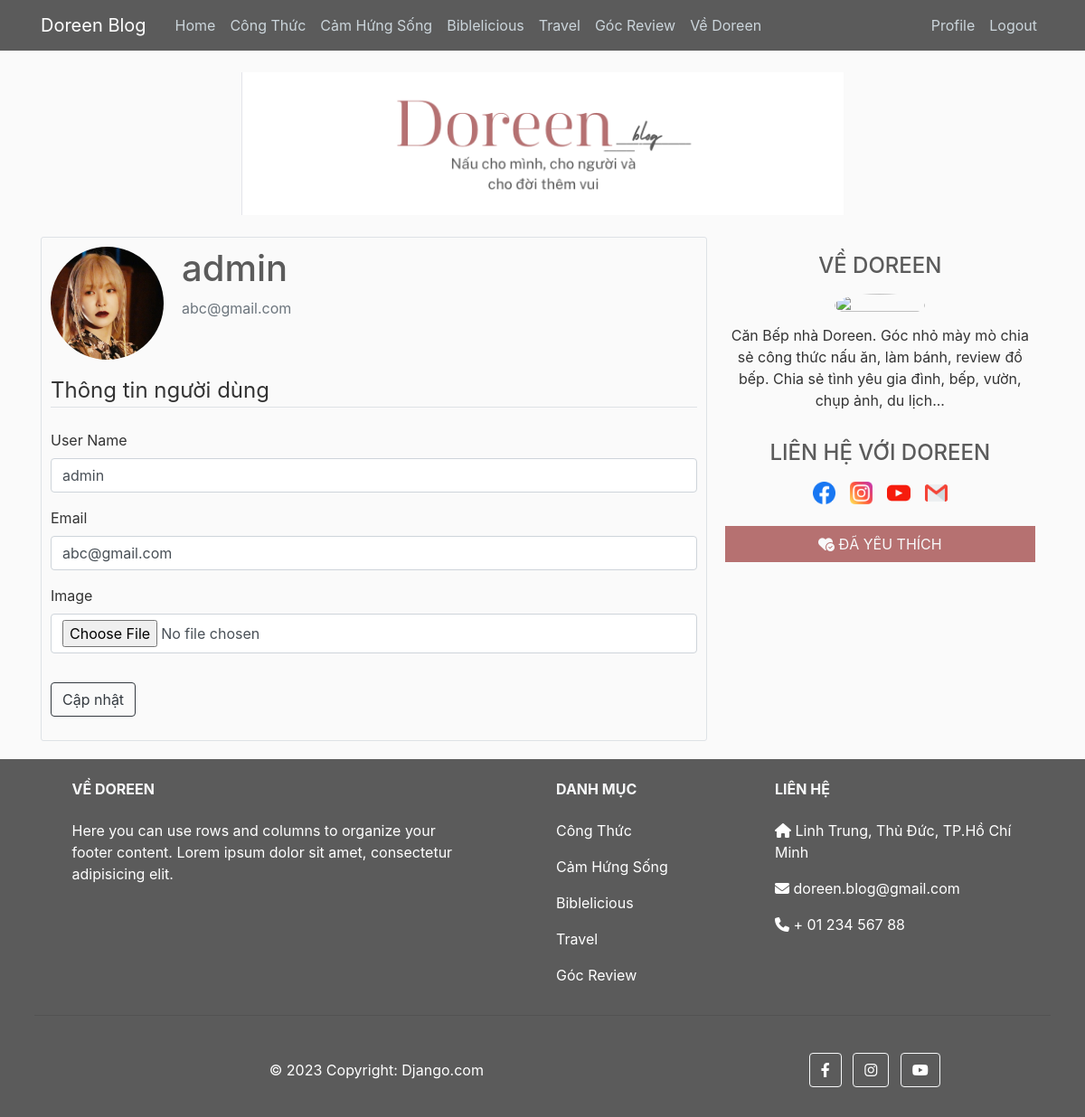
/profile/ (signed in), run on the app's committed database.
### blog/models.py (models this page shows, shortened)
class Categories(models.Model):
    name = models.CharField(max_length=100)
    slug = models.SlugField(blank=True)

### user/models.py (models this page shows, shortened)
class Profile(models.Model):
    user = models.OneToOneField(
        User, on_delete=models.CASCADE)
    image = models.ImageField(
        default='default.png', upload_to='profile_pics')

### user/views.py (the view)
# urls.py: path('profile/', user_view.profile, name='profile'),
@login_required
def profile(request):
    favourite_posts = request.user.favourite.all()
    if request.method == 'POST':
        u_form = UserUpdateForm(request.POST, instance=request.user)
        p_form = ProfileUpdateForm(
            request.POST, request.FILES, instance=request.user.profile)
        if u_form.is_valid() and p_form.is_valid():
            u_form.save()
            p_form.save()
            messages.success(
                request, f'Your account has been updated')
            return redirect('profile')
    else:
        u_form = UserUpdateForm(instance=request.user)
        p_form = ProfileUpdateForm(instance=request.user.profile)
    context = {
        'u_form': u_form,
        'p_form': p_form,
        'favourite_posts': favourite_posts,
    }
    return render(request, 'user/profile.html', context)

### user/form.py
class UserUpdateForm(forms.ModelForm):
    username = forms.CharField(required=False, label='User Name')
    email = forms.EmailField(required=False)
    class Meta:
        model = User
        fields = ['username', 'email']
        help_texts = {
            'username': None,
        }

class ProfileUpdateForm(forms.ModelForm):
    image = forms.ImageField(widget=forms.FileInput, required=False)
    class Meta:
        model = Profile
        fields = ['image']

### blog/context_processors.py (called while the page is built)
def category_list(request):
    return {
        "categories": Categories.objects.all()
    }

### user/template/user/profile.html (shortened to what this page needs)
{% extends "blog/base.html" %}
{% load crispy_forms_tags %}
{% block content %}
    <div class="content-section border">
      <div class="media">
        <img class="rounded-circle account-img" src="{{ user.profile.image.url }}">
        <div class="media-body">
          <h2 class="account-heading">{{ user.username }}</h2>
          <p class="text-secondary">{{ user.email }}</p>
        </div>
      </div>
      <form method="POST" enctype="multipart/form-data">
        <fieldset class="form-group">
            <legend class="border-bottom mb-4">Thông tin người dùng</legend>
            {{u_form|crispy}}
            {{p_form|crispy}}
        </fieldset>
        <div class="form-group">
            <button class="btn btn-outline-dark" type="submit" method="POST">Cập nhật</button>
        </div>
    </form>
    </div>
{% endblock content %}

### blog/template/blog/base.html (shortened to what this page needs)
{% load static %}
<!DOCTYPE html>
<html lang="en">
<head>
    <link rel="stylesheet" href="https://cdn.jsdelivr.net/npm/bootstrap@4.0.0/dist/css/bootstrap.min.css">
    <link rel="stylesheet" href="https://cdnjs.cloudflare.com/ajax/libs/font-awesome/6.4.0/css/all.min.css">
    <link rel="stylesheet" type="text/css" href="{%static 'style/main.css'%}">
    <link rel="stylesheet" type="text/css" href="{%static 'style/popular.css'%}">
</head>
<body>
    <header class="site-header">
      <nav class="navbar navbar-expand-md navbar-dark bg-steel fixed-top">
        <div class="container">
          <a class="navbar-brand mr-4" href="{% url 'home' %}">Doreen Blog</a>
          <div class="collapse navbar-collapse" id="navbarToggle">
            <div class="navbar-nav mr-auto">
              <a class="nav-item nav-link" href="{% url 'home' %}">Home</a>
              {% for category in categories %}
                <a class="nav-item nav-link" href="{%url 'category-detail' category.id%}">{{category.name }}</a>
              {% endfor %}
              <a class="nav-item nav-link" href="{% url 'home' %}">Về Doreen</a>
            </div>
            <div class="navbar-nav">
              {%if user.is_authenticated%}
                <a class="nav-item nav-link" href="{% url 'profile' %}">Profile</a>
                <a class="nav-item nav-link" href="{% url 'logout' %}">Logout</a>
              {%else%}
                <a class="nav-item nav-link" href="{% url 'login' %}">Login</a>
                <a class="nav-item nav-link" href="{% url 'register' %}">Register</a>
              {%endif%}
            </div>
          </div>
        </div>
      </nav>
    </header>
    <main role="main" class="container">
      <div id="logo" class="d-flex">
        <img src="{% static 'assets/logo.png' %}" />
      </div>
      <div class="row mt-4">
        <div class="col-md-8">
          {% block content %}{% endblock content%}
        </div>
        <div class="col-md-4">
          <div class="content-section">
            <div class="author-section">
              <h4 class="text-center py-2">
                VỀ DOREEN
              <div class="author-img d-flex justify-content-center">
                <img src="https://i1.wp.com/www.esheepkitchen.com/wp-content/uploads/2023/05/345043807_204872492333910_4222077120061922807_n.jpeg?resize=585%2C585&ssl=1" alt="">
              </div>
              <p class="text-center mt-2">Căn Bếp nhà Doreen. Góc nhỏ mày mò chia sẻ công thức nấu ăn, làm bánh, review đồ bếp. Chia sẻ tình yêu gia đình, bếp, vườn, chụp ảnh, du lịch...</p>
            </div>
            <div class="contact-section my-4">
              <h4 class="text-center py-2">
                LIÊN HỆ VỚI DOREEN
              <div class="d-flex justify-content-center social-icon-list">
                <a class="px-2" href="">
                  <img src="{% static 'assets/facebook.png' %}" />
                </a>
                <a class="px-2" href="">
                  <img src="{% static 'assets/instagram.png' %}" />
                </a>
                <a class="px-2" href="">
                  <img src="{% static 'assets/youtube.png' %}" />
                </a>
                <a class="px-2" href="">
                  <img src="{% static 'assets/gmail.png' %}" />
                </a>
              </div>
            </div>
            {%if request.get_full_path == "/profile/"%}
              {%include "blog/favorite_section.html"%}
            {%elif request.get_full_path == "/login/"%}
            {%elif request.get_full_path == "/logout/"%}
            {%elif request.get_full_path == "/register/"%}
            {%else%}
              {%include "blog/popular_section.html"%}
            {%endif%}
          </div>
        </div>
      </div>
    </main>
    <footer
    class="text-center text-lg-start text-white"
    style="background-color: #5B5B5B"
    >
      <div class="container p-2 pb-0">
        <section class="">
          <div class="row text-left">
            <div class="col-md-5 col-lg-5 col-xl-5 mx-auto mt-3">
              <h6 class="text-light text-uppercase mb-4 font-weight-bold">
                Về Doreen
              </h6>
              <p>
                Here you can use rows and columns to organize your footer
                content. Lorem ipsum dolor sit amet, consectetur adipisicing
                elit.
              </p>
            </div>
            <div class="col-md-3 col-lg-2 col-xl-2 mx-auto mt-3">
              <h6 class=" text-light text-uppercase mb-4 font-weight-bold">
                Danh mục
              </h6>
              {% for category in categories %}
                <p>
                  <a class="text-white" href="{%url 'category-detail' category.id%}">{{category.name }}</a>
                </p>
              {% endfor %}
            </div>
            <div class="col-md-4 col-lg-3 col-xl-3 mx-auto mt-3">
              <h6 class="text-light text-uppercase mb-4 font-weight-bold">Liên hệ</h6>
              <p><i class="fas fa-home"></i> Linh Trung, Thủ Đức, TP.Hồ Chí Minh</p>
              <p><i class="fas fa-envelope"></i> doreen.blog@gmail.com</p>
              <p><i class="fas fa-phone"></i> + 01 234 567 88</p>
            </div>
          </div>
        </section>
        <hr class="my-3">
        <section class="p-3 pt-0">
          <div class="row d-flex align-items-center">
            <div class="col-md-7 col-lg-8 text-center text-md-start">
              <div class="p-3">
                © 2023 Copyright:
                <a class="text-white" href="https://mdbootstrap.com/"
                  >Django.com
                </a>
              </div>
            </div>
            <div class="col-md-5 col-lg-4 ml-lg-0 text-center text-md-end">
              <a
                class="btn btn-outline-light btn-floating btn-hover m-1"
                class="text-white"
                role="button"
              >
                <i class="fab fa-facebook-f"></i>
              </a>
              <a
                class="btn btn-outline-light btn-floating btn-hover m-1"
                class="text-white"
                role="button"
              >
                <i class="fab fa-instagram"></i>
              </a>
              <a
                class="btn btn-outline-light btn-floating btn-hover m-1"
                class="text-white"
                role="button"
              >
                <i class="fab fa-youtube"></i>
              </a>
            </div>
          </div>
        </section>
      </div>
  </footer>
</body>
</html>

### blog/static/style/main.css (style rules this page uses)
body { background: #fafafa; color: #333333; margin-top: 5rem; }
h1, h2, h3, h4, h5, h6 { color: #5B5B5B; }
img { width: 100%; object-fit: cover; }
.bg-steel { background-color: #5B5B5B; }
.site-header .navbar-nav .nav-link { color: #cbd5db; }
.content-section { padding: 10px; border-radius: 3px; margin-bottom: 20px; }
.account-img { height: 125px; width: 125px; margin-right: 20px; margin-bottom: 16px; }
.account-heading { font-size: 2.5rem; }
.row { margin-right: -5px; margin-left: -5px; }
.col-4, .col-6, .col-md-8, .col-md-4 { padding-right: 5px; padding-left: 5px; }
#logo img { width: 60%; margin: 0 auto; }
.author-img img { width: 100px; height: 100%; object-fit: cover; border-radius: 50%; }
.social-icon-list { width: 48%; margin: 0 auto; }

### data on the page
Categories: name "Công Thức"
Categories: name "Cảm Hứng Sống"
Categories: name "Biblelicious"
Categories: name "Travel"
Categories: name "Góc Review"

### other printed values
{{ user.username }} "admin"
{{ user.email }} "abc@gmail.com"
